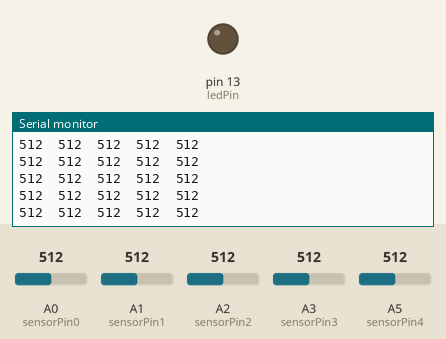
Recording of a sketch running on a simulated Arduino Uno, built with avr-gcc and run on an emulated ATmega328P. On the bench: output pins drawn as LEDs (lit = HIGH), the last lines printed to the serial monitor. Inputs (shaded band) come from the test bench; at power-on: A0 (sensorPin0) = 512, A1 (sensorPin1) = 512, A2 (sensorPin2) = 512, A3 (sensorPin3) = 512, A5 (sensorPin4) = 512.

Above: at 1.2 s.
1.3 s: A0 (sensorPin0) set to 105
At 2.2 s:
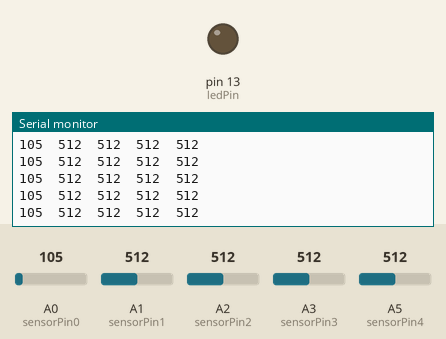
4.3 s: A0 (sensorPin0) set to 93
At 4.9 s:
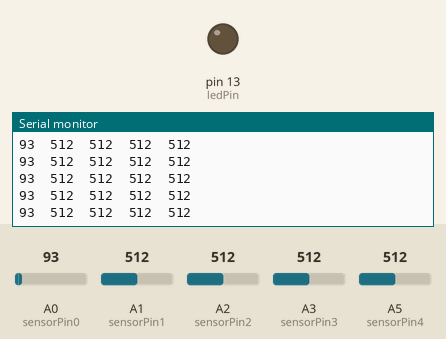
Timing chart, 0 to 7.3 s (numbered marks = the images above; inputs shaded):
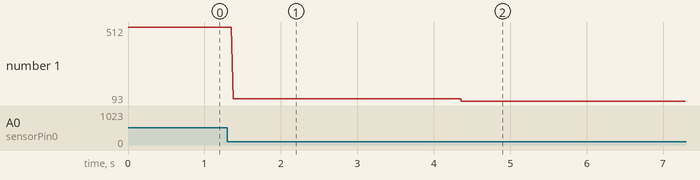

Measured:
- after the input at 1.3 s, the serial monitor: prints a new line after 0.08 s (image 1)
- after the input at 4.3 s, the serial monitor: prints a new line after 0.07 s (image 2)
- plotted number 1: 512 → 105 after the input at 1.3 s, 105 → 93 after the input at 4.3 s

The sketch:

sendPythonVals.ino.ino
```cpp
// potentiometer_read.ino
// reads a potentiometer and sends value over serial
int sensorPin0 = A0;  // The sensor on pin A0
int sensorPin1 = A1;  // The sensor on pin A1
int sensorPin2 = A2;  // The sensor on pin A2
int sensorPin3 = A3;  // The sensor on pin A3
int sensorPin4 = A5;  // The sensor on pin A4
//int sensorPin5 = A5;  // The sensor on pin A5


int ledPin = 13;     // The LED is connected on pin 13
int sensorValue;     // variable to stores data
String outputValue;

void setup() // runs once when the sketch starts
{
  // make the LED pin (pin 13) an output pin
  pinMode(ledPin, OUTPUT);

  // initialize serial communication
  Serial.begin(9600);
}

void loop() // runs repeatedly after setup() finishes
{

  int sensorValue0 = analogRead(sensorPin0);  // read pin A0
  int sensorValue1 = analogRead(sensorPin1);  // read pin A0
  int sensorValue2 = analogRead(sensorPin2);  // read pin A0
  int sensorValue3 = analogRead(sensorPin3);  // read pin A0
  int sensorValue4 = analogRead(sensorPin4);  // read pin A0
  //int sensorValue5 = analogRead(sensorPin5);  // read pin A0


  /*
  int sensorValue1 = 42;
  int sensorValue2 = 69;
  int sensorValue3 = 666;
  */

  //outputValue=sensorValue;
  //outputValue = map(sensorValue, 0, 1023, 0, 255);

  outputValue=String(String(sensorValue0) + "  " + String(sensorValue1) + "  " + String(sensorValue2) + "  " + String(sensorValue3) + "  " + String(sensorValue4));// + "  " + String(sensorValue5));

  //Serial.print(sensorValue1);         // send data to serial
  //Serial.print(sensorValue2);         // send data to serial
  //Serial.println(sensorValue3);         // send data to serial
  Serial.println(outputValue);
/*
  if (outputValue < 500) {            // less than 500?
    digitalWrite(ledPin, LOW); }     // Turn the LED off

  else {                               // greater than 500?
    digitalWrite(ledPin, HIGH); }     // Keep the LED on
   */

  //delay(1);             // Pause 100 milliseconds
}
```
